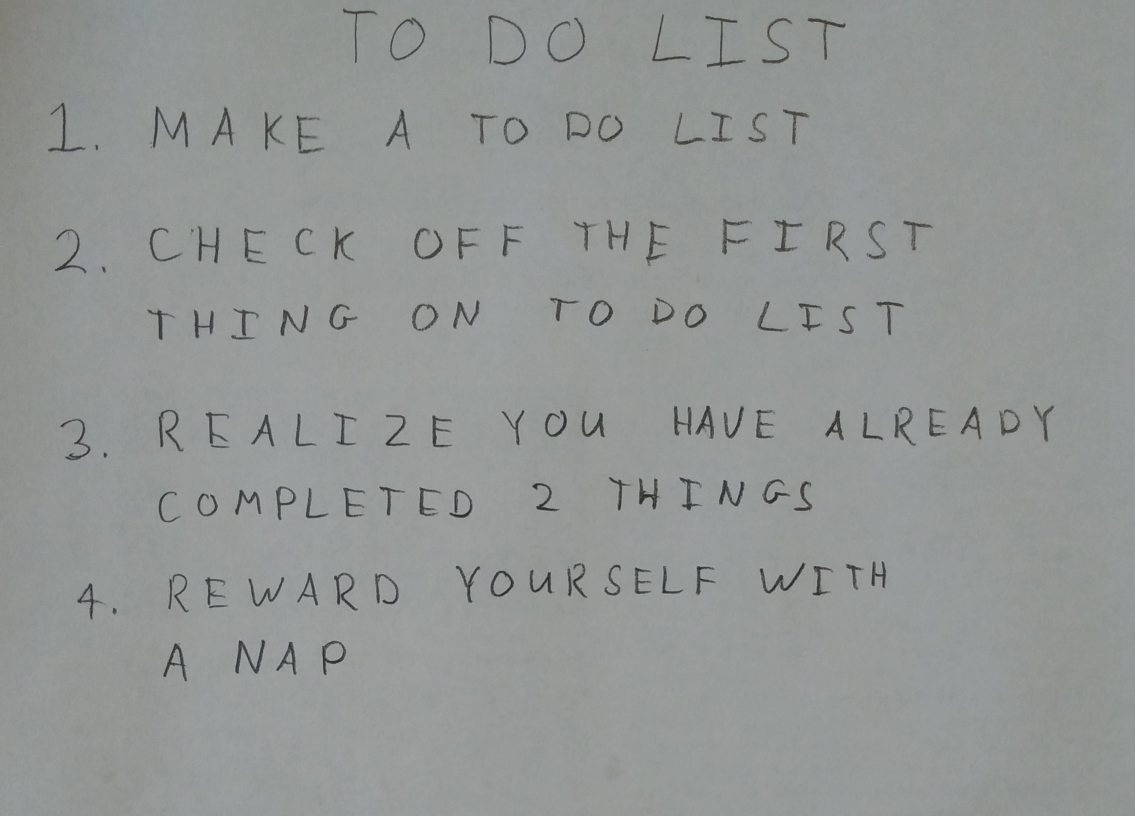
#> input picture HW5/images/01_list.jpg, 2270 x 1631 px (shown at 1/2 size); its folder holds only this picture in this run
$ python run_q4.py   (older library calls are emulated)
#> lines starting #> are read from the running program, lines starting #| are printed output that depends on the picture; after the words box and inside, x2 and y2 are one past the last pixel; in counts of white or black regions, pixels touching at a corner belong together
#> (reads HW5/python/q3_weights.pickle from the repository)
### HW5/python/q4.py
import numpy as np
import skimage
import skimage.io
import skimage.measure
import skimage.color
import skimage.restoration
import skimage.filters
import skimage.morphology
import skimage.segmentation
import matplotlib.pyplot as plt

# takes a color image
# returns a list of bounding boxes and black_and_white image
def findLetters(image):
    bboxes = []
    bw = None
    # insert processing in here
    # one idea estimate noise -> denoise -> greyscale -> threshold -> morphology -> label -> skip small boxes
    # this can be 10 to 15 lines of code using skimage functions
    # plt.imshow(image)
    image = skimage.restoration.denoise_wavelet(image,multichannel=True, convert2ycbcr=True)
    image = skimage.color.rgb2grey(image)
#> image: shape (1631, 2270) float64
    thresh = skimage.filters.threshold_otsu(image)
#> thresh = 0.452
    binary = image > thresh
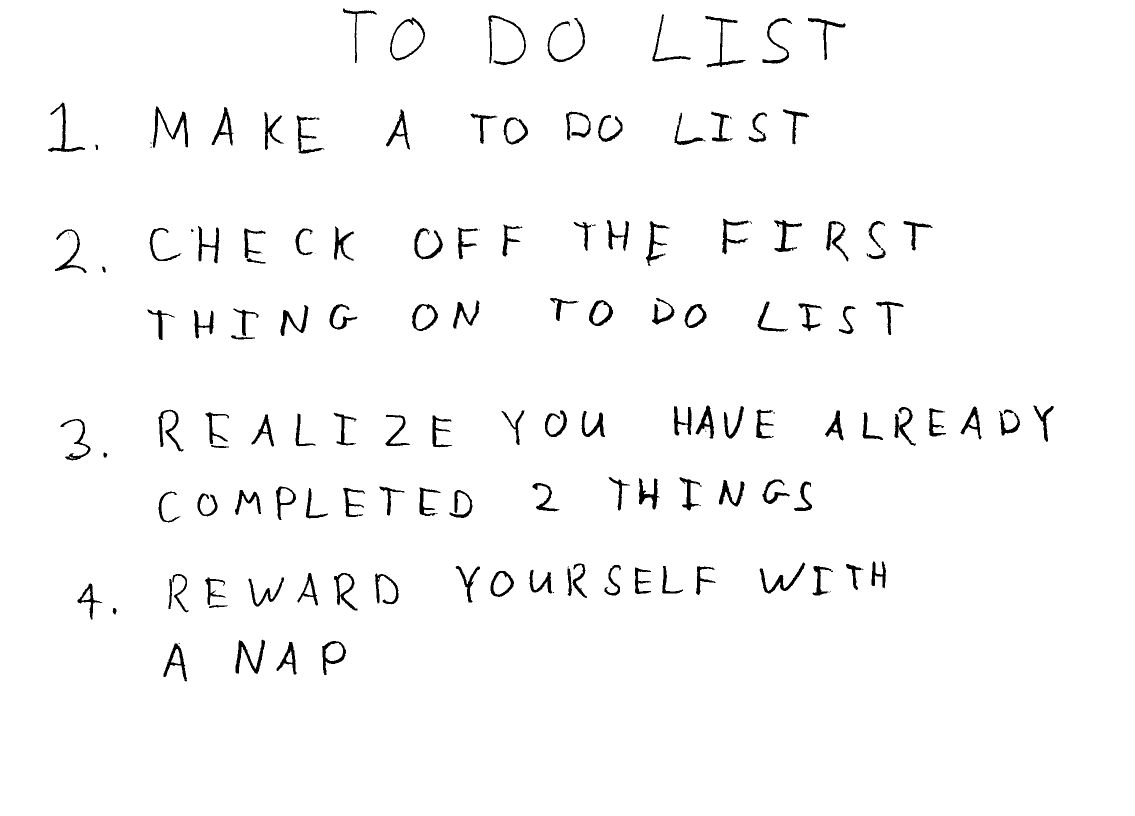
#> binary: shape (1631, 2270) bool (shown at 1/2 size); 97.6% white; 159 black regions (29 under 20 px), largest, box (x1, y1, x2, y2) and area: (306, 213, 376, 295) 1374, (471, 1279, 530, 1348) 1217, (977, 30, 1052, 131) 1138
    binary = skimage.morphology.binary_erosion(binary)
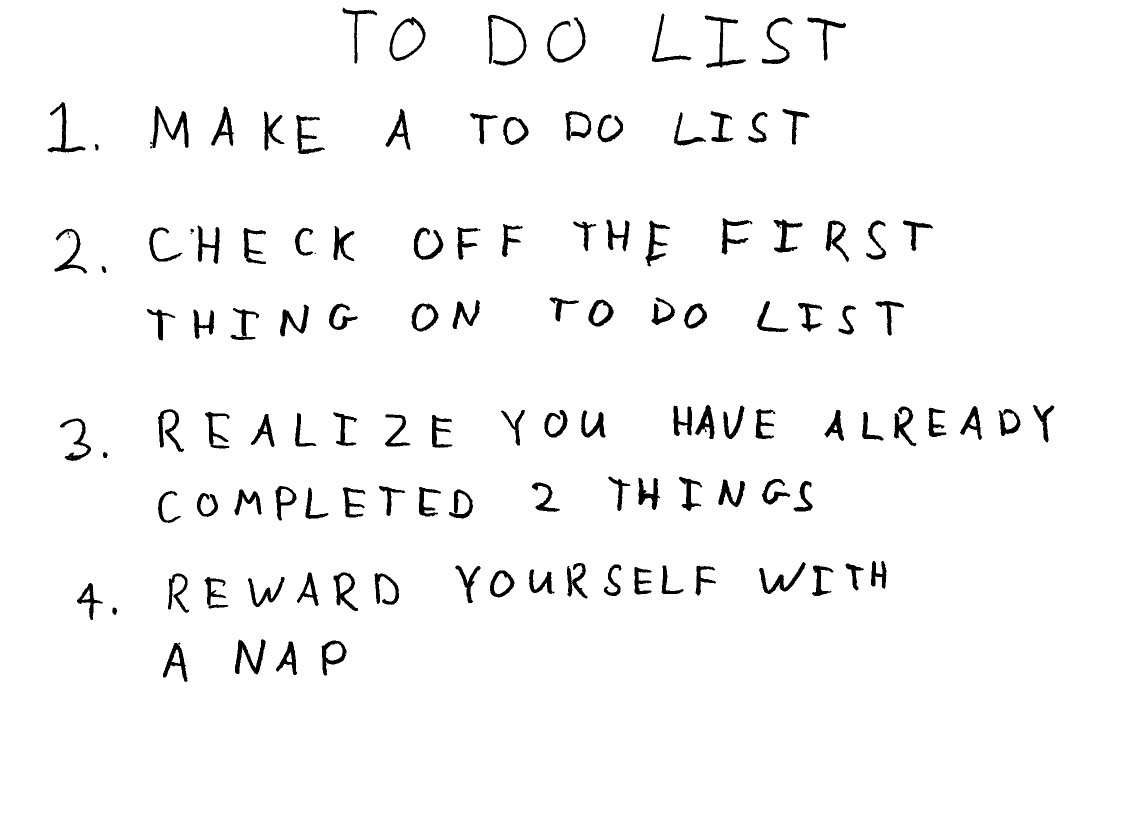
#> binary: shape (1631, 2270) bool (shown at 1/2 size); 96.7% white; 127 black regions (7 under 20 px), largest, box (x1, y1, x2, y2) and area: (300, 212, 377, 296) 1889, (976, 29, 1053, 132) 1671, (470, 1278, 531, 1349) 1590
    # plt.imshow(binary,cmap='gray')
    bw = skimage.morphology.opening(binary)
#> bw: shape (1631, 2270) bool; 96.7% white; 122 black regions (2 under 20 px), largest, box (x1, y1, x2, y2) and area: (300, 212, 377, 297) 1918, (976, 29, 1053, 132) 1675, (470, 1278, 531, 1349) 1598
    # binary = skimage.morphology.binary_erosion(binary)
    image_labels = skimage.measure.label(bw,connectivity=2,background=1)
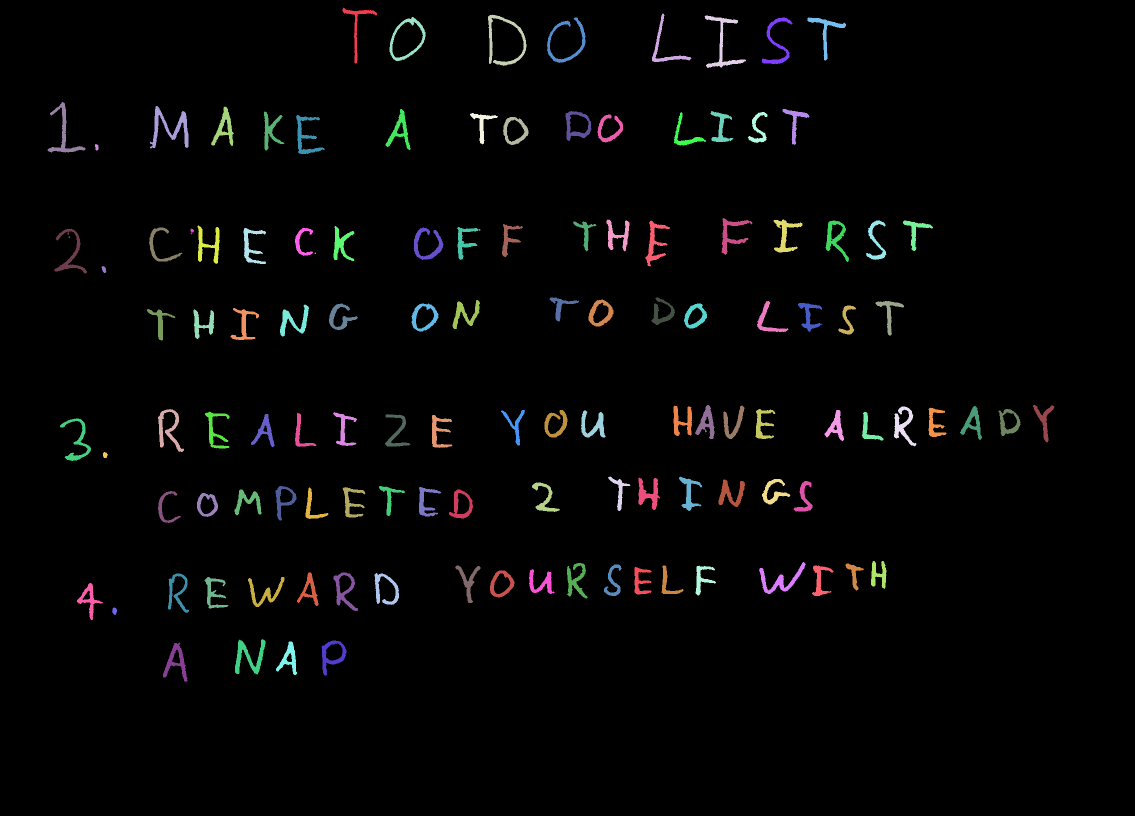
#> image_labels: shape (1631, 2270) int32 (shown at 1/2 size); 123 distinct labels, from 0 to 122; one colour per label, 0 black
    num_item = image_labels.max()
#> num_item = 122
    bboxes = np.zeros((num_item,4))
    for i in range(num_item):
    	idx = np.where(image_labels==i+1)
    	y1 = idx[0].min()-20
    	y2= idx[0].max()+20
    	x1 = idx[1].min()-20
    	x2 = idx[1].max()+20
    	bboxes[i] = [y1,x1,y2,x2]
#> this loop made 122 passes
#> (idx, y1, y2, x1, x2) on passes 1 to 9: (998 positions, rows 15 to 126, columns 685 to 753, -5, 146, 665, 773), (1068 positions, rows 27 to 123, columns 1304 to 1382, 7, 143, 1284, 1402), (1675 positions, rows 29 to 131, columns 976 to 1052, 9, 151, 956, 1072), (1569 positions, rows 31 to 135, columns 1409 to 1491, 11, 155, 1389, 1511), (1342 positions, rows 34 to 121, columns 779 to 850, 14, 141, 759, 870), (1432 positions, rows 35 to 125, columns 1094 to 1170, 15, 145, 1074, 1190), (1264 positions, rows 35 to 127, columns 1524 to 1584, 15, 147, 1504, 1604), (1149 positions, rows 35 to 120, columns 1615 to 1691, 15, 140, 1595, 1711), (1424 positions, rows 204 to 304, columns 95 to 170, 184, 324, 75, 190)
#> (y1, y2, x1, x2) on pass 42: (452, 495, 117, 159)
#> after the loop, bboxes = 122 rows, first 6: [-5, 665, 146, 773], [7, 1284, 143, 1402], [9, 956, 151, 1072], [11, 1389, 155, 1511], [14, 759, 141, 870], [15, 1074, 145, 1190]
    bboxes_mean = np.mean(bboxes[:,2] - bboxes[:,0])
#> bboxes_mean = 103.4
    idx_del = np.where(bboxes[:,2] - bboxes[:,0] < 0.65*bboxes_mean)
#> idx_del = ([22, 40, 41, 42, 43, 81, 117],)
    bboxes = np.delete(bboxes,idx_del,axis = 0)
#> bboxes = 115 rows, first 6: [-5, 665, 146, 773], [7, 1284, 143, 1402], [9, 956, 151, 1072], [11, 1389, 155, 1511], [14, 759, 141, 870], [15, 1074, 145, 1190]
    return bboxes, bw

# [3 lines that do not run on import are left out]

### HW5/python/nn.py
import numpy as np
from util import *
# do not include any more libraries here!
# do not put any code outside of functions!

# Q 2.1
# initialize b to 0 vector
# b should be a 1D array, not a 2D array with a singleton dimension
# we will do XW + b.
# X be [Examples, Dimensions]

# [7 lines left out: function initialize_weights, not called in this run]

# Q 2.2.1
# x is a matrix
# a sigmoid activation function
def sigmoid(x):
    res = 1/(1+np.exp(-x))
    return res

# Q 2.2.2
def forward(X,params,name='',activation=sigmoid):
    """
    Do a forward pass

    Keyword arguments:
    X -- input vector [Examples x D]
    params -- a dictionary containing parameters
    name -- name of the layer
    activation -- the activation function (default is sigmoid)
    """
    pre_act, post_act = None, None
    # get the layer parameters
    W = params['W' + name]
    b = params['b' + name]

    # your code here
    pre_act = X.dot(W)+b
    post_act = activation(pre_act)

    # store the pre-activation and post-activation values
    # these will be important in backprop
    params['cache_' + name] = (X, pre_act, post_act)
    return post_act

# Q 2.2.2
# x is [examples,classes]
# softmax should be done for each row
def softmax(x):
    res = None
    m = x.max(1).reshape(x.shape[0],1)
    x = x-m
    exp = np.exp(x)
    den = exp.sum(1)
    res = exp/den[:,None]
    return res

# Q 2.2.3
# compute total loss and accuracy
# y is size [examples,classes]
# probs is size [examples,classes]
# [7 lines left out: function compute_loss_and_acc, not called in this run]

# we give this to you
# because you proved it
# it's a function of post_act
def sigmoid_deriv(post_act):
    res = post_act*(1.0-post_act)
    return res

# [46 lines left out: functions backwards, get_random_batches, not called in this run]

### HW5/python/run_q4.py
import os
import numpy as np
import matplotlib.pyplot as plt
import matplotlib.patches

import skimage
import skimage.measure
import skimage.color
import skimage.restoration
import skimage.io
import skimage.filters
import skimage.morphology
import skimage.segmentation

from nn import *
from q4 import *
# do not include any more libraries here!
# no opencv, no sklearn, etc!
import warnings
warnings.simplefilter(action='ignore', category=FutureWarning)
warnings.simplefilter(action='ignore', category=UserWarning)


def sort_classes(x):
    from sklearn.cluster import MeanShift
    x = x.reshape(-1,1)
    clf = MeanShift(bandwidth=100)
    clf.fit(x)
    return clf.labels_

import string
import pickle
letters = np.array([_ for _ in string.ascii_uppercase[:26]] + [str(_) for _ in range(10)])
params = pickle.load(open('q3_weights.pickle','rb'))


for img in os.listdir('../images'):
    im1 = skimage.img_as_float(skimage.io.imread(os.path.join('../images',img)))
    bboxes, bw = findLetters(im1)
    bboxes[bboxes < 0] = 0
    line_of_text = []
    # [10 lines of commented-out code are left out]
    classes = sort_classes(bboxes[:,2])
#> in sort_classes, `x = x.reshape(-1,1)`: x = 115 values, max 1383 at index 114, min 140 at index 7, mean 785.1
#> classes = 115 values, max 7 at index 111, min 0 at index 54, mean 2.67
    indexes = np.unique(classes, return_index=True)[1]
#> indexes = [54, 92, 22, 76, 39, 8, 0, 111]
    line = [classes[index] for index in sorted(indexes)]
#> line = [6, 5, 2, 4, 0, 3, 1, 7]
    bboxes = np.c_[bboxes,classes].astype(int)
#> bboxes = 115 rows, first 6: [0, 665, 146, 773, 6], [7, 1284, 143, 1402, 6], [9, 956, 151, 1072, 6], [11, 1389, 155, 1511, 6], [14, 759, 141, 870, 6], [15, 1074, 145, 1190, 6]

    for l in line:
        bboxes_line = bboxes[bboxes[:,4]==l]
        bboxes_line = bboxes_line[bboxes_line[:,1].argsort()]
        previous = bboxes_line[0,3].copy()
        for box in bboxes_line:
            y1,x1,y2,x2 = box[0:4]
            image = bw[y1:y2,x1:x2]
            # image[0:4,:] = 1
            # image[-5:,:] = 1
            # image[:,0:4] = 1
            # image[:,-5:] = 1
            image = skimage.transform.resize(image, (32,32),anti_aliasing=False).T
            x = image.reshape(1,1024)

            hidden = forward(x,params,'layer1')
            probs = forward(hidden,params,'output',softmax)
            character = letters[np.argmax(probs)]
            if x1-previous>=70:
                line_of_text.append(' ')
            line_of_text.append(character)

            previous = x2.copy()
        line_of_text.append('\n')
#> this loop made 8 passes
#> l on passes 1, 2, 5, 6, 7: 6, 5, 0, 3, 1
#> after the loop, line_of_text = 136 items, first 6: 'F', '0', ' ', 'C', 'G', ' '
    f = open('output.txt', 'a')
    for item in line_of_text:
        f.write("%s" % item)
#> this loop made 136 passes
#> item on passes 1, 2, 3, 4, 5, 6, 7, 8, 9, 10, 12, 13: 'F', '0', ' ', 'C', 'G', ' ', 'L', 'I', 'S', 'T', 'I', ' '

    # [79 lines of commented-out code are left out]
